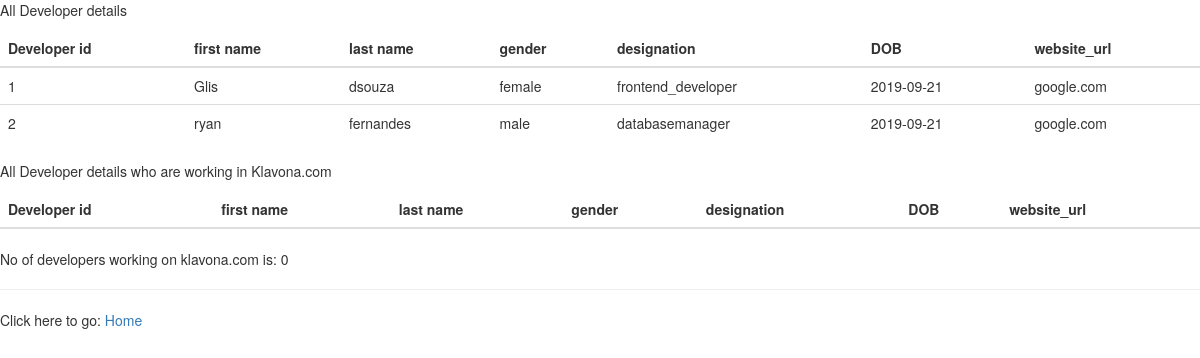
The page /finaltable.php on the database its author committed.
### tables this page shows
create table Developer(developer_id int primary key auto_increment,first_name varchar(20),last_name
varchar(20),gender varchar(20),designation varchar(20),DOB varchar(20),website_url VARCHAR(20),foreign key(website_url) references
Website(website_url));

### finaltable.php (the view, shortened to what this page needs)
<!DOCTYPE html>
<html lang="en">
<head>
<link rel="stylesheet" href="https://maxcdn.bootstrapcdn.com/bootstrap/3.3.7/css/bootstrap.min.css">
<link rel="stylesheet" href="https://maxcdn.bootstrapcdn.com/bootstrap/3.3.7/css/bootstrap-theme.min.css">
</head>
<body>
 <?php
  include('config.php');
  $q="SELECT * from developer";
  $result=$con->query($q) or die($mysqli->error);
 ?>
<p>All Developer details</p>
<div class="justify-content-center">
	<table class="table">
		<thead>
			<tr>
				<th>Developer id</th>
				<th>first name</th>
				<th>last name</th>
			    <th>gender</th>
                <th>designation</th>
                <th>DOB</th>
                <th>website_url</th>
            </tr>
		</thead>
<?php while($row=$result->fetch_assoc()){  ?>
<tr>
	<td><?php echo $row['developer_id'];?></td>
	<td><?php echo $row['first_name'];?></td>
    <td><?php echo $row['last_name'];?></td>
    <td><?php echo $row['gender'];?></td>
    <td><?php echo $row['designation'];?></td>
    <td><?php echo $row['DOB'];?></td>
    <td><?php echo $row['website_url'];?></td>
</tr>
<?php } ?>
</table>
</div>
<p>All Developer details who are working in Klavona.com</p>
<div class="justify-content-center">
	<table class="table">
		<thead>
			<tr>
				<th>Developer id</th>
				<th>first name</th>
				<th>last name</th>
			    <th>gender</th>
                <th>designation</th>
                <th>DOB</th>
                <th>website_url</th>
            </tr>
		</thead>
</table>
</div>
<span>No of developers working on klavona.com is: </span>
<?php
$q="SELECT count(*) FROM developer WHERE website_url='klavona.com';";
$result=$con->query($q) or die($mysqli->error);
$row=$result->fetch_array(MYSQLI_NUM);
echo $row[0];
?>
<hr>
<span> Click here to go: </span>
<a href="index.php">Home</a>
</body>
</html>

### rows shown on the page
developer: developer_id "1", first_name "Glis", last_name "dsouza", gender "female", designation "frontend_developer", DOB "2019-09-21", website_url "google.com"
developer: developer_id "2", first_name "ryan", last_name "fernandes", gender "male", designation "databasemanager", DOB "2019-09-21", website_url "google.com"

### other values the page prints
$row[0] "0"
